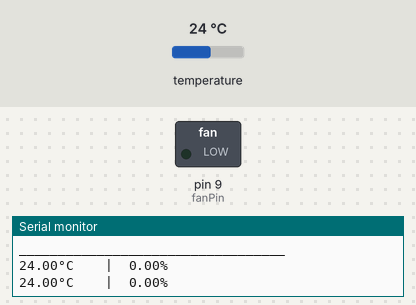
Bench run of a sketch on a simulated Arduino Uno, built with avr-gcc and run on an emulated ATmega328P. On the bench: switched loads named in the sketch (green lamp = pin HIGH), the last lines printed to the serial monitor. The inputs (shaded band) are chosen by the test bench; at power-on: temperature 24 °C.

Above: at 1.8 s.
1.9 s: temperature set to 12 °C
At 3.0 s:
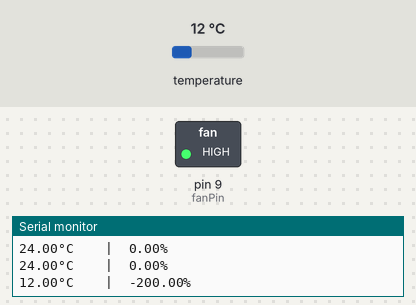
3.5 s: temperature set to 28 °C
At 4.8 s:
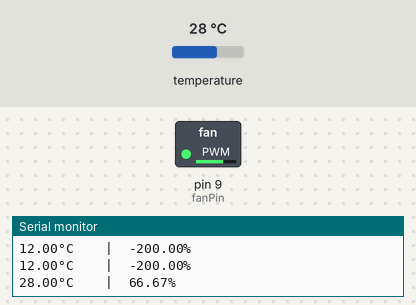
5.5 s: temperature set to 19 °C
At 6.6 s:
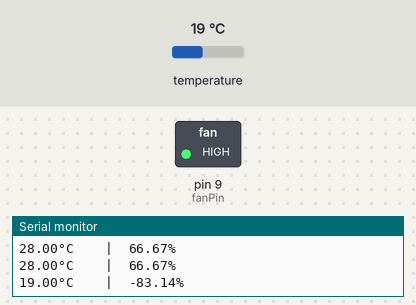
Timing chart, 0 to 8.5 s (numbered marks = the images above; inputs shaded):
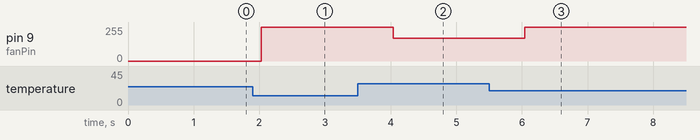

The sketch:

Mini_Project.ino
```cpp
#include <Adafruit_Sensor.h>
#include <DHT.h>
#include <DHT_U.h>

#define DHTPIN 2
#define DHTTYPE DHT11

#define delayMS 1000
#define fanPin 9

DHT_Unified dht(DHTPIN, DHTTYPE);

void setup() {
  Serial.begin(9600);
  dht.begin();
  Serial.println("Temperature °C \t|\tFan Speed %");
  Serial.println("__________________________________");
  Serial.println();
}

void loop() {
  sensors_event_t event;
  dht.temperature().getEvent(&event);

  if (isnan(event.temperature)) {
    Serial.println(F("Error reading temperature!"));
  }
  else {
    float tempC = event.temperature;
    int mVal = map(tempC,24,30,0,255);
    Serial.print(tempC);
    Serial.print("°C\t\t|\t");
    Serial.print((mVal/255.0)*100);
    Serial.println("%");
    analogWrite(fanPin,mVal);
  }
  delay(delayMS);
}
```

Measured:
- after the input at 1.9 s, pin 9 (fanPin): 0/255 → 255/255 after 0.13 s
- after the input at 3.5 s, pin 9 (fanPin): 255/255 → 170/255 after 0.54 s
- after the input at 5.5 s, pin 9 (fanPin): 170/255 → 255/255 after 0.54 s
